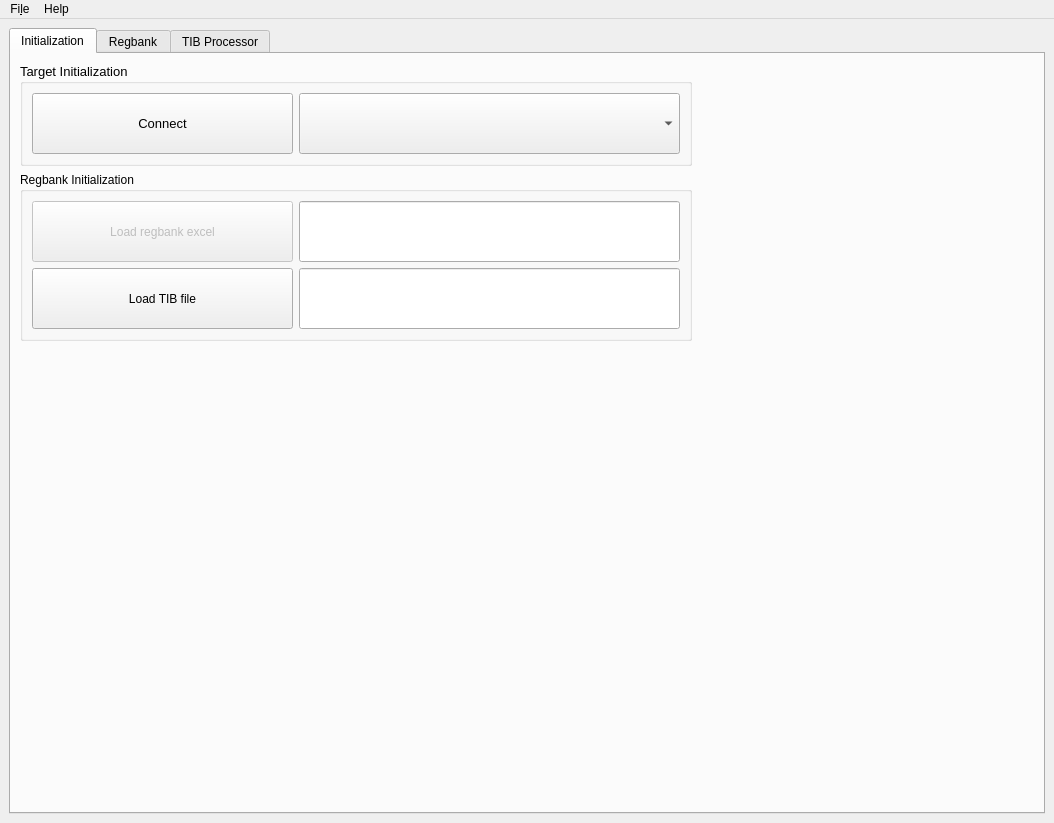
<?xml version="1.0" encoding="UTF-8"?>
<ui version="4.0">
 <class>regbank_reader_main</class>
 <widget class="QMainWindow" name="regbank_reader_main">
  <property name="geometry">
   <rect>
    <x>0</x>
    <y>0</y>
    <width>1054</width>
    <height>823</height>
   </rect>
  </property>
  <property name="windowTitle">
   <string>MainWindow</string>
  </property>
  <widget class="QWidget" name="centralwidget">
   <layout class="QVBoxLayout" name="verticalLayout_2">
    <item>
     <widget class="QTabWidget" name="mainTabWidget">
      <property name="currentIndex">
       <number>0</number>
      </property>
      <widget class="QWidget" name="initializationTab">
       <attribute name="title">
        <string>Initialization</string>
       </attribute>
       <layout class="QGridLayout" name="gridLayout_3">
        <item row="0" column="0">
         <widget class="QGroupBox" name="groupBox">
          <property name="maximumSize">
           <size>
            <width>16777215</width>
            <height>171</height>
           </size>
          </property>
          <property name="font">
           <font>
            <pointsize>10</pointsize>
           </font>
          </property>
          <property name="title">
           <string>Target Initialization</string>
          </property>
          <layout class="QGridLayout" name="gridLayout">
           <item row="0" column="0">
            <widget class="QPushButton" name="targetButton">
             <property name="minimumSize">
              <size>
               <width>261</width>
               <height>61</height>
              </size>
             </property>
             <property name="maximumSize">
              <size>
               <width>261</width>
               <height>61</height>
              </size>
             </property>
             <property name="text">
              <string>Connect</string>
             </property>
            </widget>
           </item>
           <item row="0" column="1">
            <widget class="QComboBox" name="targetsList">
             <property name="minimumSize">
              <size>
               <width>381</width>
               <height>61</height>
              </size>
             </property>
            </widget>
           </item>
          </layout>
         </widget>
        </item>
        <item row="0" column="1">
         <spacer name="horizontalSpacer_8">
          <property name="orientation">
           <enum>Qt::Horizontal</enum>
          </property>
          <property name="sizeHint" stdset="0">
           <size>
            <width>349</width>
            <height>20</height>
           </size>
          </property>
         </spacer>
        </item>
        <item row="1" column="0">
         <widget class="QGroupBox" name="groupBox_2">
          <property name="enabled">
           <bool>true</bool>
          </property>
          <property name="title">
           <string>Regbank Initialization</string>
          </property>
          <layout class="QGridLayout" name="gridLayout_2">
           <item row="0" column="0">
            <widget class="QPushButton" name="loadRegbankButton">
             <property name="enabled">
              <bool>false</bool>
             </property>
             <property name="minimumSize">
              <size>
               <width>261</width>
               <height>61</height>
              </size>
             </property>
             <property name="text">
              <string>Load regbank excel</string>
             </property>
            </widget>
           </item>
           <item row="0" column="1">
            <widget class="QLineEdit" name="regbankPathDisp">
             <property name="minimumSize">
              <size>
               <width>381</width>
               <height>61</height>
              </size>
             </property>
             <property name="readOnly">
              <bool>true</bool>
             </property>
            </widget>
           </item>
           <item row="1" column="0">
            <widget class="QPushButton" name="loadTIBButton">
             <property name="minimumSize">
              <size>
               <width>261</width>
               <height>61</height>
              </size>
             </property>
             <property name="text">
              <string>Load TIB file</string>
             </property>
            </widget>
           </item>
           <item row="1" column="1">
            <widget class="QLineEdit" name="tibPathDisp">
             <property name="minimumSize">
              <size>
               <width>381</width>
               <height>61</height>
              </size>
             </property>
             <property name="readOnly">
              <bool>true</bool>
             </property>
            </widget>
           </item>
          </layout>
          <zorder>loadRegbankButton</zorder>
          <zorder>loadTIBButton</zorder>
          <zorder>regbankPathDisp</zorder>
          <zorder>tibPathDisp</zorder>
         </widget>
        </item>
        <item row="1" column="1">
         <spacer name="horizontalSpacer_9">
          <property name="orientation">
           <enum>Qt::Horizontal</enum>
          </property>
          <property name="sizeHint" stdset="0">
           <size>
            <width>349</width>
            <height>20</height>
           </size>
          </property>
         </spacer>
        </item>
        <item row="2" column="0">
         <spacer name="verticalSpacer">
          <property name="orientation">
           <enum>Qt::Vertical</enum>
          </property>
          <property name="sizeHint" stdset="0">
           <size>
            <width>20</width>
            <height>449</height>
           </size>
          </property>
         </spacer>
        </item>
       </layout>
      </widget>
      <widget class="QWidget" name="regbankTab">
       <attribute name="title">
        <string>Regbank</string>
       </attribute>
       <layout class="QVBoxLayout" name="verticalLayout_7">
        <item>
         <widget class="QGroupBox" name="groupBox_3">
          <property name="maximumSize">
           <size>
            <width>16777215</width>
            <height>171</height>
           </size>
          </property>
          <property name="title">
           <string/>
          </property>
          <layout class="QHBoxLayout" name="horizontalLayout_3">
           <item>
            <spacer name="horizontalSpacer_4">
             <property name="orientation">
              <enum>Qt::Horizontal</enum>
             </property>
             <property name="sizeHint" stdset="0">
              <size>
               <width>57</width>
               <height>20</height>
              </size>
             </property>
            </spacer>
           </item>
           <item>
            <layout class="QHBoxLayout" name="horizontalLayout">
             <item>
              <layout class="QVBoxLayout" name="verticalLayout_4">
               <item>
                <widget class="QLabel" name="label">
                 <property name="minimumSize">
                  <size>
                   <width>131</width>
                   <height>41</height>
                  </size>
                 </property>
                 <property name="text">
                  <string>Select Regbank</string>
                 </property>
                 <property name="alignment">
                  <set>Qt::AlignCenter</set>
                 </property>
                </widget>
               </item>
               <item>
                <widget class="QLabel" name="label_2">
                 <property name="minimumSize">
                  <size>
                   <width>131</width>
                   <height>41</height>
                  </size>
                 </property>
                 <property name="text">
                  <string>Select Sheet</string>
                 </property>
                 <property name="alignment">
                  <set>Qt::AlignCenter</set>
                 </property>
                </widget>
               </item>
               <item>
                <widget class="QLabel" name="label_3">
                 <property name="minimumSize">
                  <size>
                   <width>131</width>
                   <height>41</height>
                  </size>
                 </property>
                 <property name="text">
                  <string>Select Register</string>
                 </property>
                 <property name="alignment">
                  <set>Qt::AlignCenter</set>
                 </property>
                </widget>
               </item>
              </layout>
             </item>
             <item>
              <layout class="QVBoxLayout" name="verticalLayout_3">
               <item>
                <widget class="QComboBox" name="regbankSelect">
                 <property name="minimumSize">
                  <size>
                   <width>211</width>
                   <height>40</height>
                  </size>
                 </property>
                </widget>
               </item>
               <item>
                <widget class="QComboBox" name="sheetSelect">
                 <property name="minimumSize">
                  <size>
                   <width>211</width>
                   <height>40</height>
                  </size>
                 </property>
                </widget>
               </item>
               <item>
                <widget class="QComboBox" name="registerSelect">
                 <property name="minimumSize">
                  <size>
                   <width>211</width>
                   <height>40</height>
                  </size>
                 </property>
                </widget>
               </item>
              </layout>
             </item>
            </layout>
           </item>
           <item>
            <spacer name="horizontalSpacer_2">
             <property name="orientation">
              <enum>Qt::Horizontal</enum>
             </property>
             <property name="sizeHint" stdset="0">
              <size>
               <width>58</width>
               <height>20</height>
              </size>
             </property>
            </spacer>
           </item>
           <item>
            <layout class="QHBoxLayout" name="horizontalLayout_2">
             <item>
              <layout class="QVBoxLayout" name="verticalLayout_5">
               <item>
                <widget class="QLabel" name="label_6">
                 <property name="sizePolicy">
                  <sizepolicy hsizetype="Preferred" vsizetype="Fixed">
                   <horstretch>0</horstretch>
                   <verstretch>0</verstretch>
                  </sizepolicy>
                 </property>
                 <property name="minimumSize">
                  <size>
                   <width>57</width>
                   <height>40</height>
                  </size>
                 </property>
                 <property name="text">
                  <string>Selected</string>
                 </property>
                 <property name="alignment">
                  <set>Qt::AlignCenter</set>
                 </property>
                </widget>
               </item>
               <item>
                <widget class="QLabel" name="label_4">
                 <property name="minimumSize">
                  <size>
                   <width>121</width>
                   <height>41</height>
                  </size>
                 </property>
                 <property name="text">
                  <string>Sheet Base Address</string>
                 </property>
                 <property name="alignment">
                  <set>Qt::AlignCenter</set>
                 </property>
                </widget>
               </item>
               <item>
                <widget class="QLabel" name="label_5">
                 <property name="minimumSize">
                  <size>
                   <width>91</width>
                   <height>41</height>
                  </size>
                 </property>
                 <property name="text">
                  <string>Sheet Offsets</string>
                 </property>
                 <property name="alignment">
                  <set>Qt::AlignCenter</set>
                 </property>
                </widget>
               </item>
              </layout>
             </item>
             <item>
              <layout class="QVBoxLayout" name="verticalLayout_6">
               <item>
                <widget class="QLineEdit" name="selectedDisp">
                 <property name="sizePolicy">
                  <sizepolicy hsizetype="Preferred" vsizetype="Fixed">
                   <horstretch>0</horstretch>
                   <verstretch>0</verstretch>
                  </sizepolicy>
                 </property>
                 <property name="minimumSize">
                  <size>
                   <width>201</width>
                   <height>41</height>
                  </size>
                 </property>
                </widget>
               </item>
               <item>
                <widget class="QLineEdit" name="baseAddressInput">
                 <property name="sizePolicy">
                  <sizepolicy hsizetype="Preferred" vsizetype="Fixed">
                   <horstretch>0</horstretch>
                   <verstretch>0</verstretch>
                  </sizepolicy>
                 </property>
                 <property name="minimumSize">
                  <size>
                   <width>201</width>
                   <height>41</height>
                  </size>
                 </property>
                </widget>
               </item>
               <item>
                <widget class="QComboBox" name="sheetOffsetsSelect">
                 <property name="minimumSize">
                  <size>
                   <width>201</width>
                   <height>41</height>
                  </size>
                 </property>
                </widget>
               </item>
              </layout>
             </item>
            </layout>
           </item>
           <item>
            <spacer name="horizontalSpacer_3">
             <property name="orientation">
              <enum>Qt::Horizontal</enum>
             </property>
             <property name="sizeHint" stdset="0">
              <size>
               <width>57</width>
               <height>20</height>
              </size>
             </property>
            </spacer>
           </item>
          </layout>
         </widget>
        </item>
        <item>
         <widget class="QFrame" name="registersTabFrame">
          <property name="frameShape">
           <enum>QFrame::StyledPanel</enum>
          </property>
          <property name="frameShadow">
           <enum>QFrame::Raised</enum>
          </property>
         </widget>
        </item>
       </layout>
      </widget>
      <widget class="QWidget" name="tibProcessorTab">
       <attribute name="title">
        <string>TIB Processor</string>
       </attribute>
       <layout class="QVBoxLayout" name="verticalLayout_8">
        <item>
         <layout class="QHBoxLayout" name="horizontalLayout_6">
          <item>
           <widget class="QLabel" name="label_8">
            <property name="minimumSize">
             <size>
              <width>121</width>
              <height>40</height>
             </size>
            </property>
            <property name="maximumSize">
             <size>
              <width>16777215</width>
              <height>40</height>
             </size>
            </property>
            <property name="text">
             <string>Enter TIB's</string>
            </property>
            <property name="alignment">
             <set>Qt::AlignCenter</set>
            </property>
           </widget>
          </item>
          <item>
           <spacer name="horizontalSpacer_6">
            <property name="orientation">
             <enum>Qt::Horizontal</enum>
            </property>
            <property name="sizeHint" stdset="0">
             <size>
              <width>505</width>
              <height>37</height>
             </size>
            </property>
           </spacer>
          </item>
         </layout>
        </item>
        <item>
         <widget class="QPlainTextEdit" name="tibCommandsInput">
          <property name="minimumSize">
           <size>
            <width>891</width>
            <height>141</height>
           </size>
          </property>
          <property name="maximumSize">
           <size>
            <width>16777215</width>
            <height>251</height>
           </size>
          </property>
         </widget>
        </item>
        <item>
         <layout class="QHBoxLayout" name="horizontalLayout_5">
          <item>
           <widget class="QPushButton" name="runTibCommandsButton">
            <property name="minimumSize">
             <size>
              <width>131</width>
              <height>40</height>
             </size>
            </property>
            <property name="maximumSize">
             <size>
              <width>16777215</width>
              <height>40</height>
             </size>
            </property>
            <property name="text">
             <string>Run TIB's</string>
            </property>
           </widget>
          </item>
          <item>
           <widget class="QPushButton" name="clearTbCommandsButton">
            <property name="minimumSize">
             <size>
              <width>141</width>
              <height>40</height>
             </size>
            </property>
            <property name="maximumSize">
             <size>
              <width>16777215</width>
              <height>40</height>
             </size>
            </property>
            <property name="text">
             <string>Clear TIB's</string>
            </property>
           </widget>
          </item>
          <item>
           <spacer name="horizontalSpacer">
            <property name="orientation">
             <enum>Qt::Horizontal</enum>
            </property>
            <property name="sizeHint" stdset="0">
             <size>
              <width>508</width>
              <height>40</height>
             </size>
            </property>
           </spacer>
          </item>
         </layout>
        </item>
        <item>
         <widget class="Line" name="line">
          <property name="frameShadow">
           <enum>QFrame::Raised</enum>
          </property>
          <property name="lineWidth">
           <number>10</number>
          </property>
          <property name="midLineWidth">
           <number>15</number>
          </property>
          <property name="orientation">
           <enum>Qt::Horizontal</enum>
          </property>
         </widget>
        </item>
        <item>
         <layout class="QHBoxLayout" name="horizontalLayout_7">
          <item>
           <widget class="QLabel" name="label_9">
            <property name="minimumSize">
             <size>
              <width>171</width>
              <height>40</height>
             </size>
            </property>
            <property name="maximumSize">
             <size>
              <width>16777215</width>
              <height>40</height>
             </size>
            </property>
            <property name="text">
             <string>TIB Processor Output</string>
            </property>
            <property name="alignment">
             <set>Qt::AlignCenter</set>
            </property>
           </widget>
          </item>
          <item>
           <spacer name="horizontalSpacer_5">
            <property name="orientation">
             <enum>Qt::Horizontal</enum>
            </property>
            <property name="sizeHint" stdset="0">
             <size>
              <width>505</width>
              <height>37</height>
             </size>
            </property>
           </spacer>
          </item>
         </layout>
        </item>
        <item>
         <widget class="QPlainTextEdit" name="tibCommandsOutput">
          <property name="minimumSize">
           <size>
            <width>921</width>
            <height>251</height>
           </size>
          </property>
         </widget>
        </item>
        <item>
         <layout class="QHBoxLayout" name="horizontalLayout_4">
          <item>
           <widget class="QPushButton" name="clearTibsOutputButton">
            <property name="minimumSize">
             <size>
              <width>121</width>
              <height>40</height>
             </size>
            </property>
            <property name="maximumSize">
             <size>
              <width>16777215</width>
              <height>40</height>
             </size>
            </property>
            <property name="text">
             <string>Clear Outputs</string>
            </property>
           </widget>
          </item>
          <item>
           <spacer name="horizontalSpacer_7">
            <property name="orientation">
             <enum>Qt::Horizontal</enum>
            </property>
            <property name="sizeHint" stdset="0">
             <size>
              <width>505</width>
              <height>37</height>
             </size>
            </property>
           </spacer>
          </item>
         </layout>
        </item>
       </layout>
      </widget>
     </widget>
    </item>
   </layout>
  </widget>
  <widget class="QMenuBar" name="menubar">
   <property name="geometry">
    <rect>
     <x>0</x>
     <y>0</y>
     <width>1054</width>
     <height>29</height>
    </rect>
   </property>
   <widget class="QMenu" name="menuFile">
    <property name="title">
     <string>Fi&amp;le</string>
    </property>
    <addaction name="actionExit"/>
   </widget>
   <widget class="QMenu" name="menuHelp">
    <property name="title">
     <string>Help</string>
    </property>
    <addaction name="actionAbout"/>
   </widget>
   <addaction name="menuFile"/>
   <addaction name="menuHelp"/>
  </widget>
  <action name="actionLoad_Regbank">
   <property name="text">
    <string>Load Regbank</string>
   </property>
  </action>
  <action name="actionExit">
   <property name="text">
    <string>Exit</string>
   </property>
  </action>
  <action name="actionAbout">
   <property name="text">
    <string>About</string>
   </property>
  </action>
 </widget>
 <resources/>
 <connections/>
</ui>
